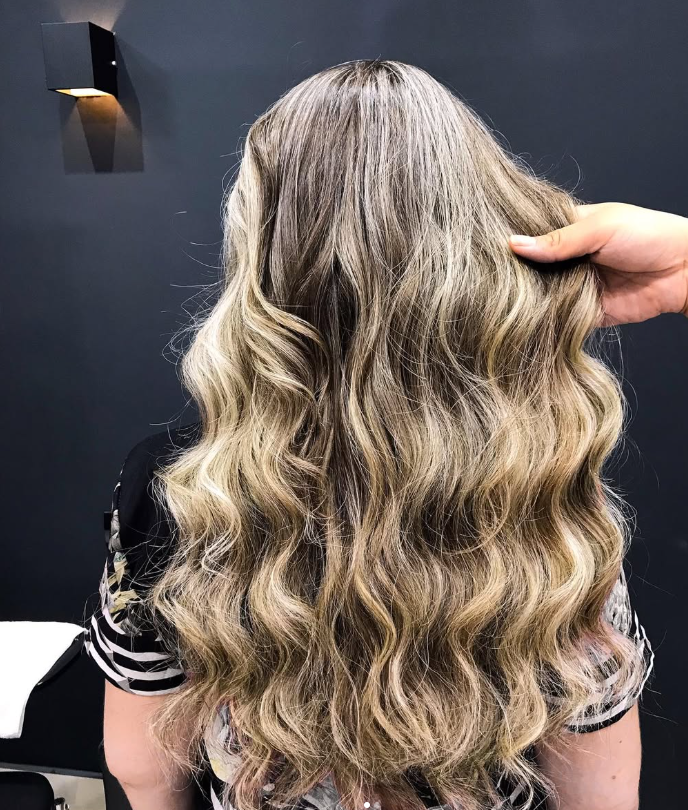
#> input picture sites/claus-salao/imagens-claus/07.png, 688 x 810 px
$ python processar-midias.py
#> lines starting #> are read from the running program, lines starting #| are printed output that depends on the picture
#> in abrir, im is the input picture: PIL image 688x810 RGBA; mean R, G, B, A 107.9, 97, 91.7, 255
#!/usr/bin/env python
"""
Transforma o acervo bruto de `imagens-claus/` no que o site consome.

    python scripts/processar-midias.py

Lê `imagens-claus/` (recortes do Instagram público deles) e escreve
`src/assets/fotos/` e `public/video/`. Reprodutível: apague a saída e rode
de novo.

O QUE ESTE ACERVO TEM DE DIFERENTE
----------------------------------
É o melhor acervo que chegou até agora, e por um motivo específico: **os
antes/depois são pares de verdade**. Mesma cliente, mesmo ângulo, mesma
roupa (o suéter vermelho num par, a blusa branca no outro). Isso permite um
comparador arrastável que afirma "mesma pessoa, mesmo dia" sem mentir — que
é exatamente o que o Stilo NÃO pôde fazer com foto de banco.

Por isso a regra número um aqui: **não misturar as fotos dos pares com o
resto**. Se um dia entrar foto nova, ela vai para o portfólio, não para o
comparador, a menos que venha com o par correspondente.

O QUE O SCRIPT CONSERTA
-----------------------
1. **Uma seta de carrossel.** Só a `antess-loiro.png` tem o disco ‹ na
   lateral esquerda, na meia-altura. Foi achada montando uma tira com as
   bordas laterais das 16 fotos e olhando UMA vez — não por heurística de
   brilho, que já falhou antes (parede clara vira falso positivo).

2. **Proporções desiguais dentro de cada par.** O comparador sobrepõe duas
   fotos e arrasta um recorte entre elas: se as duas não tiverem o MESMO
   tamanho em pixels, o corte desalinha e o rosto "pula" ao arrastar. A
   função `parear()` corta as duas em 4/5 e iguala o tamanho.

3. **Áudio nos vídeos.** O vídeo do loiro veio com trilha; o site toca mudo,
   então a faixa só pesaria bytes.

O QUE ELE NÃO CONSERTA — DE PROPÓSITO
-------------------------------------
**Nada de cor, nitidez ou pele.** É um salão: a foto é o trabalho deles.
Mexer em saturação seria falsificar o resultado que a cliente vai cobrar.

TETO DE RESOLUÇÃO
-----------------
De 572 a 1440px de largura. A `nails-08.jpg` é a única foto de verdade (não
é print) e por isso é a mais nítida do site. `larguras()` em
`src/lib/images.ts` impede o `srcset` de anunciar largura que o arquivo não
tem — o Astro não faz upscale.
"""

from pathlib import Path
import subprocess
import sys

from PIL import Image

RAIZ = Path(__file__).resolve().parent.parent
ENTRADA = RAIZ / 'imagens-claus'
SAIDA_FOTO = RAIZ / 'src' / 'assets' / 'fotos'
SAIDA_VIDEO = RAIZ / 'public' / 'video'

RETRATO = 4 / 5
NADA = (0, 0, 0, 0)
QUALIDADE = 88

# Fotos soltas: (arquivo, bordas (esq,topo,dir,baixo), nome de saída)
PLANO = [
    ('07.png',        NADA,          'loiro-parede-grafite'),
    ('01.png',        NADA,          'ondas-castanhas'),
    ('02.png',        NADA,          'penteado-coque-lateral'),
    ('03.png',        NADA,          'loiro-ondas-longas'),
    ('04.png',        NADA,          'bob-curto-iluminado'),
    ('06.png',        NADA,          'loiro-platinado-ondas'),
    ('10.png',        NADA,          'coque-brinco-azul'),
    ('make01.png',    NADA,          'maquiagem-batom-vermelho'),
    ('make02.png',    NADA,          'maquiagem-dourada'),
    ('make03.png',    NADA,          'maquiagem-perolas'),
    ('05-nails.png',  NADA,          'unhas-azul-claro'),
    ('nails-08.jpg',  NADA,          'unhas-vermelhas'),
]

# Pares do comparador: (antes, bordas, depois, bordas, prefixo)
PARES = [
    ('antess-loiro.png', (46, 0, 0, 0), 'depois-loiro.png', NADA, 'loiro'),
    ('antes-ruivo.png',  NADA,          'depois-ruivo.png', NADA, 'ruivo'),
]

VIDEOS = [
    ('antes-depois-loiro-video.mp4', 'video-loiro'),
    ('antes-depois-video-ruivo.mp4', 'video-ruivo'),
]


def cortar(im: Image.Image, bordas) -> Image.Image:
    if not any(bordas):
        return im
    e, t, d, b = bordas
    w, h = im.size
    return im.crop((e, t, w - d, h - b))


def proporcao(im: Image.Image, alvo: float) -> Image.Image:
    """Corta o mínimo para chegar em `alvo`, preservando o alto do quadro.

    O viés é para CIMA (1/3, não 1/2) porque em foto de cabelo o que importa
    é a raiz e o comprimento — cortar centrado come a nuca e sobra chão.
    """
#> called with alvo = 0.8
    w, h = im.size
#> w = 688; h = 810
    atual = w / h
#> atual = 0.849
    if abs(atual - alvo) < 0.005:
        return im
    if atual > alvo:
        nova_w = round(h * alvo)
#> nova_w = 648
        return im.crop(((w - nova_w) // 2, 0, (w - nova_w) // 2 + nova_w, h))
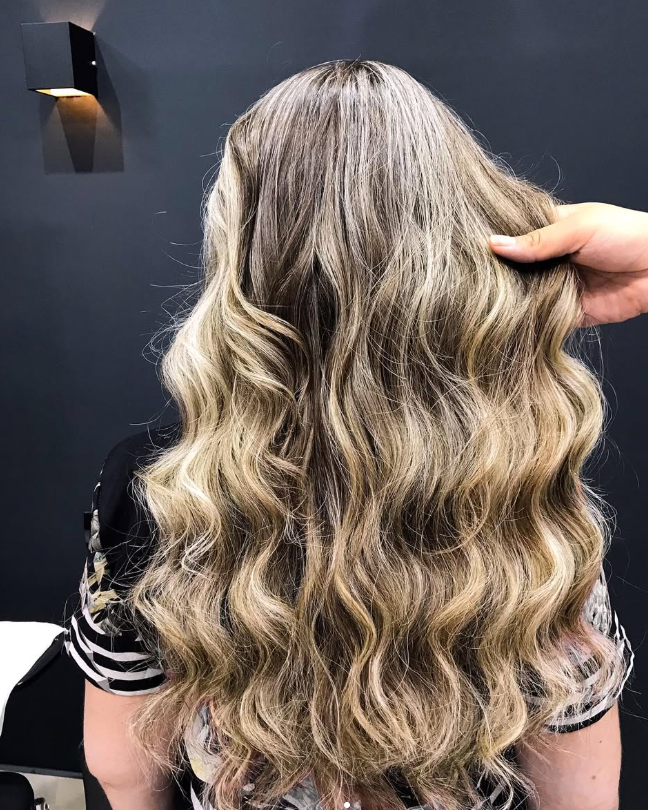
#> returned value: PIL image 648x810 RGB; mean R, G, B 110.7, 99.1, 93
    nova_h = round(w / alvo)
    y = (h - nova_h) // 3
    return im.crop((0, y, w, y + nova_h))


def salvar(im: Image.Image, nome: str) -> str:
    destino = SAIDA_FOTO / f'{nome}.jpg'
    im.save(destino, 'JPEG', quality=QUALIDADE, optimize=True, progressive=True)
    return (f'{nome + ".jpg":<30} {im.size[0]}x{im.size[1]}  '
#> (the run stopped early here; a loop or call above may not have finished)

$ run again, with sites/claus-salao/imagens-claus/nails-08.jpg saved as sites/claus-salao/imagens-claus/07.png
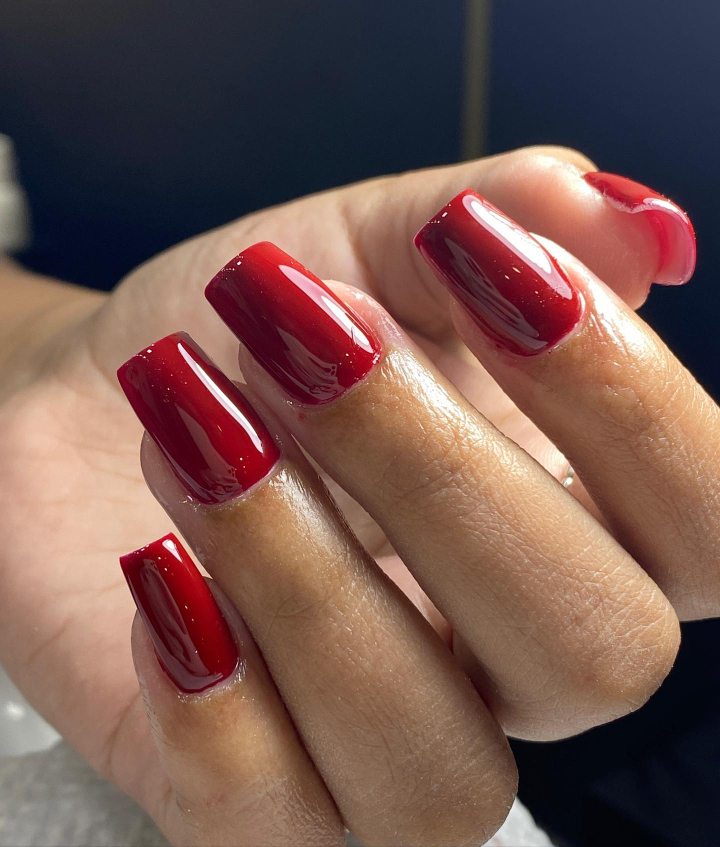
#> input picture sites/claus-salao/imagens-claus/nails-08.jpg, 1440 x 1694 px (shown at 1/2 size)
#> in abrir, im is the input picture: PIL image 1440x1694 RGB; mean R, G, B 116.3, 85.8, 79.3
#> w = 1440; h = 1694
#> atual = 0.85
#> nova_w = 1355
#> in proporcao, `return im.crop(((w - nova_w) // 2, 0, (w - nova_w) // 2 + nova_w, h))`:
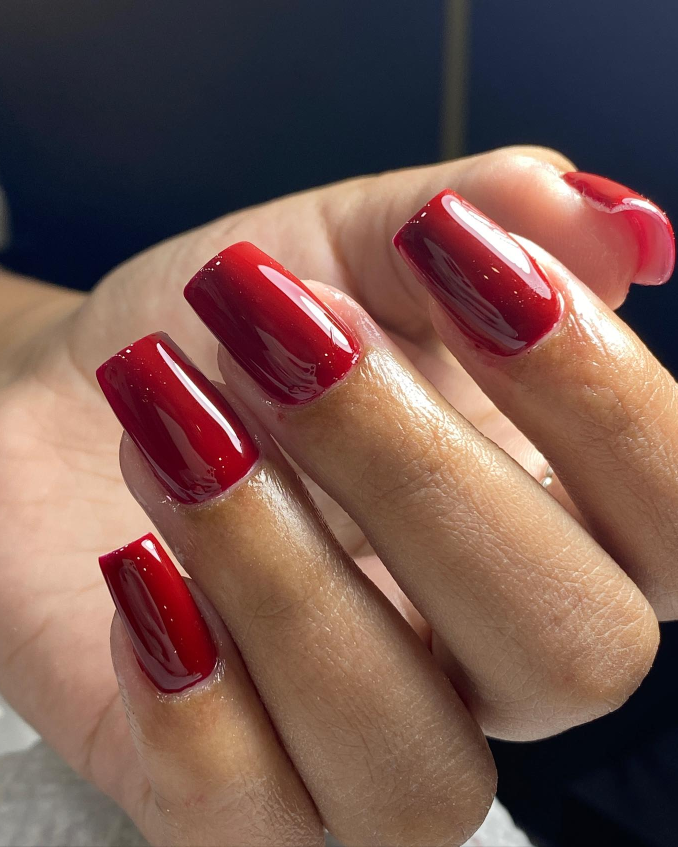
#> returned value: PIL image 1355x1694 RGB (shown at 1/2 size); mean R, G, B 117.5, 85.8, 79.1

$ run again, with sites/claus-salao/imagens-claus/05-nails.png copied over sites/claus-salao/imagens-claus/07.png
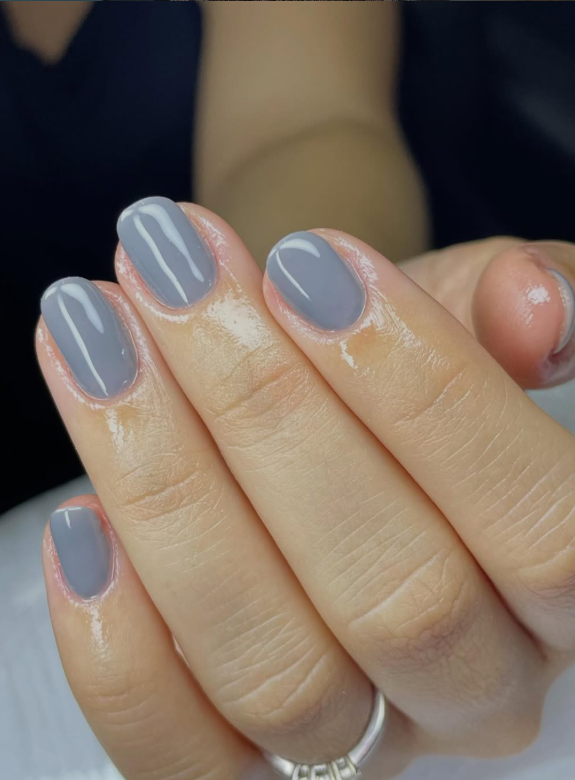
#> input picture sites/claus-salao/imagens-claus/05-nails.png, 575 x 780 px
#> in abrir, im is the input picture: PIL image 575x780 RGBA; mean R, G, B, A 121.3, 107.2, 95.2, 255
#> w = 575; h = 780
#> atual = 0.737
#> nova_h = 719
#> y = 20
#> in proporcao, `return im.crop((0, y, w, y + nova_h))`:
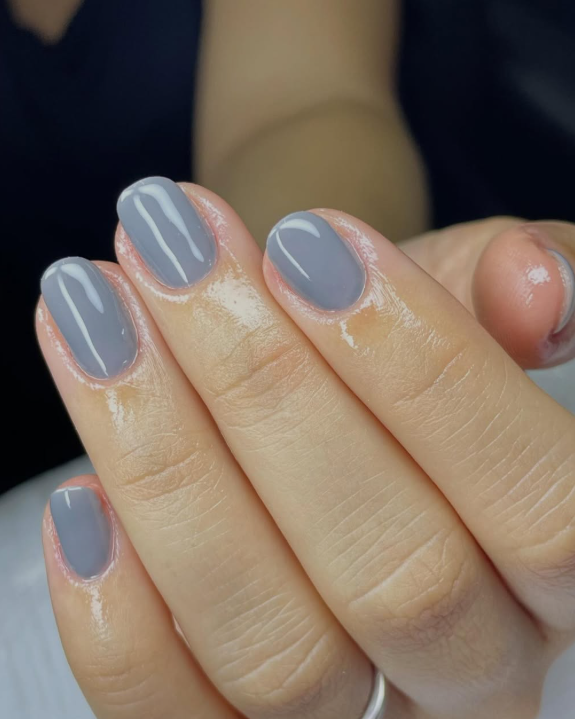
#> returned value: PIL image 575x719 RGB; mean R, G, B 122.1, 107.3, 94.6
